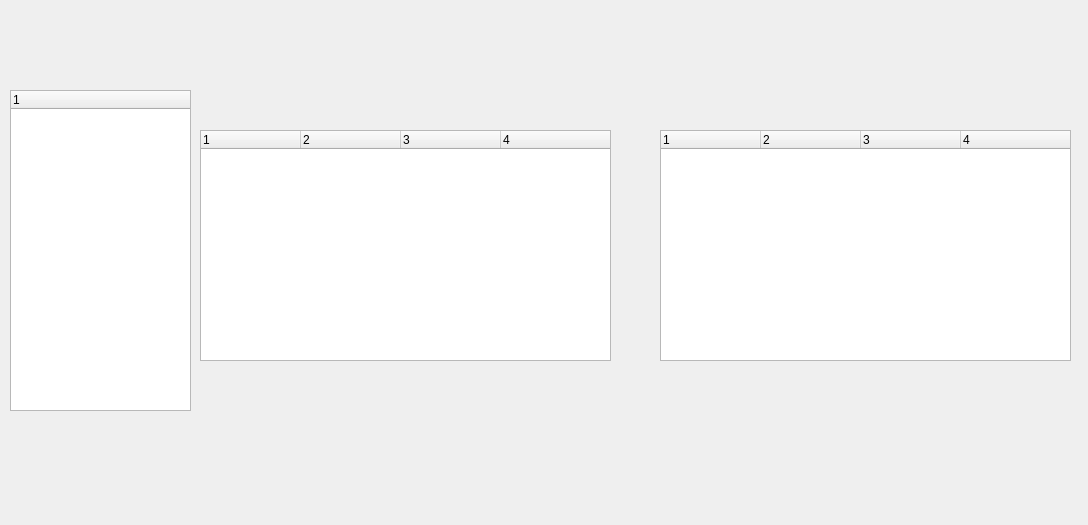
<?xml version="1.0" encoding="UTF-8"?>
<ui version="4.0">
 <class>Form</class>
 <widget class="QWidget" name="Form">
  <property name="geometry">
   <rect>
    <x>0</x>
    <y>0</y>
    <width>1088</width>
    <height>525</height>
   </rect>
  </property>
  <property name="windowTitle">
   <string>Form</string>
  </property>
  <widget class="QTreeWidget" name="logTree">
   <property name="geometry">
    <rect>
     <x>200</x>
     <y>130</y>
     <width>411</width>
     <height>231</height>
    </rect>
   </property>
   <column>
    <property name="text">
     <string>1</string>
    </property>
   </column>
   <column>
    <property name="text">
     <string>2</string>
    </property>
   </column>
   <column>
    <property name="text">
     <string>3</string>
    </property>
   </column>
   <column>
    <property name="text">
     <string>4</string>
    </property>
   </column>
  </widget>
  <widget class="QTreeWidget" name="logConfTree">
   <property name="geometry">
    <rect>
     <x>10</x>
     <y>90</y>
     <width>181</width>
     <height>321</height>
    </rect>
   </property>
   <column>
    <property name="text">
     <string notr="true">1</string>
    </property>
   </column>
  </widget>
  <widget class="QTreeWidget" name="varTree">
   <property name="geometry">
    <rect>
     <x>660</x>
     <y>130</y>
     <width>411</width>
     <height>231</height>
    </rect>
   </property>
   <column>
    <property name="text">
     <string>1</string>
    </property>
   </column>
   <column>
    <property name="text">
     <string>2</string>
    </property>
   </column>
   <column>
    <property name="text">
     <string>3</string>
    </property>
   </column>
   <column>
    <property name="text">
     <string>4</string>
    </property>
   </column>
  </widget>
 </widget>
 <resources/>
 <connections/>
</ui>
